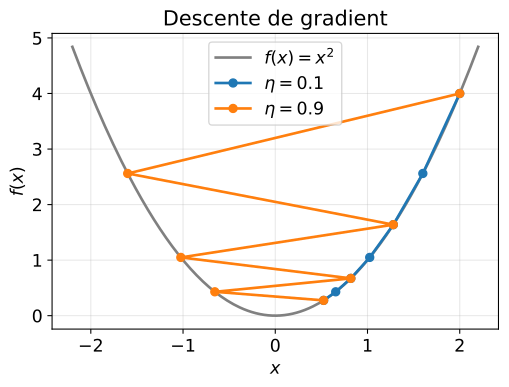

Source code (Python):
# Itérés de la descente de gradient sur f(x) = x², pour deux pas différents.
import numpy as np
import matplotlib.pyplot as plt

f = lambda x: x**2
x = np.linspace(-2.2, 2.2, 200)
plt.plot(x, f(x), color="gray", label="$f(x) = x^2$")

for eta, couleur in [(0.1, "tab:blue"), (0.9, "tab:orange")]:
    xk = [2.0]
    for _ in range(6):
        xk.append(xk[-1] - eta * 2 * xk[-1])
    plt.plot(xk, [f(v) for v in xk], "o-", color=couleur, label=f"$\\eta = {eta}$")

plt.xlabel("$x$")
plt.ylabel("$f(x)$")
plt.title("Descente de gradient")
plt.legend()
